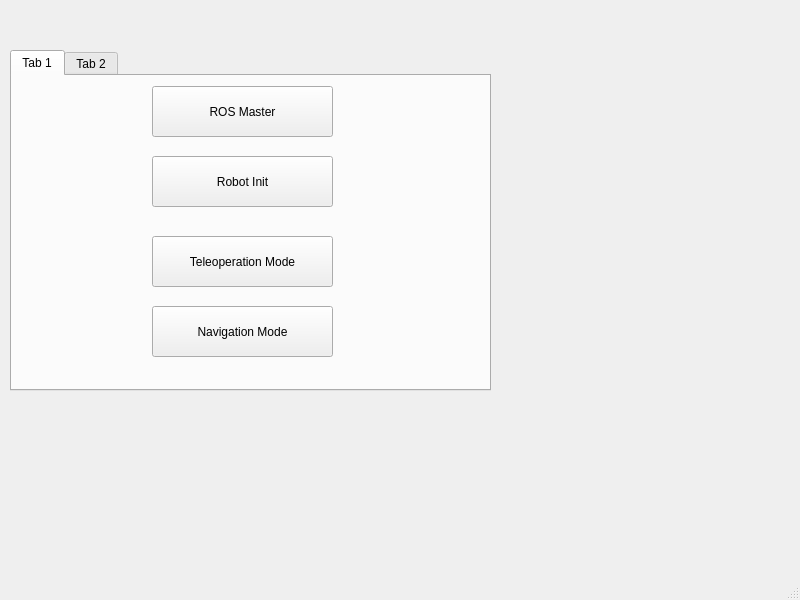
<?xml version="1.0" encoding="UTF-8"?>
<ui version="4.0">
 <class>MainWindow</class>
 <widget class="QMainWindow" name="MainWindow">
  <property name="geometry">
   <rect>
    <x>0</x>
    <y>0</y>
    <width>800</width>
    <height>600</height>
   </rect>
  </property>
  <property name="windowTitle">
   <string>MainWindow</string>
  </property>
  <widget class="QWidget" name="centralwidget">
   <widget class="QTabWidget" name="tabWidget">
    <property name="geometry">
     <rect>
      <x>10</x>
      <y>50</y>
      <width>481</width>
      <height>341</height>
     </rect>
    </property>
    <property name="currentIndex">
     <number>0</number>
    </property>
    <widget class="QWidget" name="DeviceSettings">
     <attribute name="title">
      <string>Tab 1</string>
     </attribute>
     <widget class="QPushButton" name="setButton1">
      <property name="geometry">
       <rect>
        <x>140</x>
        <y>10</y>
        <width>181</width>
        <height>51</height>
       </rect>
      </property>
      <property name="text">
       <string>ROS Master</string>
      </property>
     </widget>
     <widget class="QPushButton" name="setButton2">
      <property name="geometry">
       <rect>
        <x>140</x>
        <y>80</y>
        <width>181</width>
        <height>51</height>
       </rect>
      </property>
      <property name="text">
       <string>Robot Init</string>
      </property>
     </widget>
     <widget class="QPushButton" name="setButton3">
      <property name="geometry">
       <rect>
        <x>140</x>
        <y>160</y>
        <width>181</width>
        <height>51</height>
       </rect>
      </property>
      <property name="text">
       <string>Teleoperation Mode</string>
      </property>
     </widget>
     <widget class="QPushButton" name="setButton4">
      <property name="geometry">
       <rect>
        <x>140</x>
        <y>230</y>
        <width>181</width>
        <height>51</height>
       </rect>
      </property>
      <property name="text">
       <string>Navigation Mode</string>
      </property>
     </widget>
    </widget>
    <widget class="QWidget" name="tab_2">
     <attribute name="title">
      <string>Tab 2</string>
     </attribute>
    </widget>
   </widget>
  </widget>
  <widget class="QMenuBar" name="menubar">
   <property name="geometry">
    <rect>
     <x>0</x>
     <y>0</y>
     <width>800</width>
     <height>22</height>
    </rect>
   </property>
  </widget>
  <widget class="QStatusBar" name="statusbar"/>
 </widget>
 <resources/>
 <connections/>
</ui>
